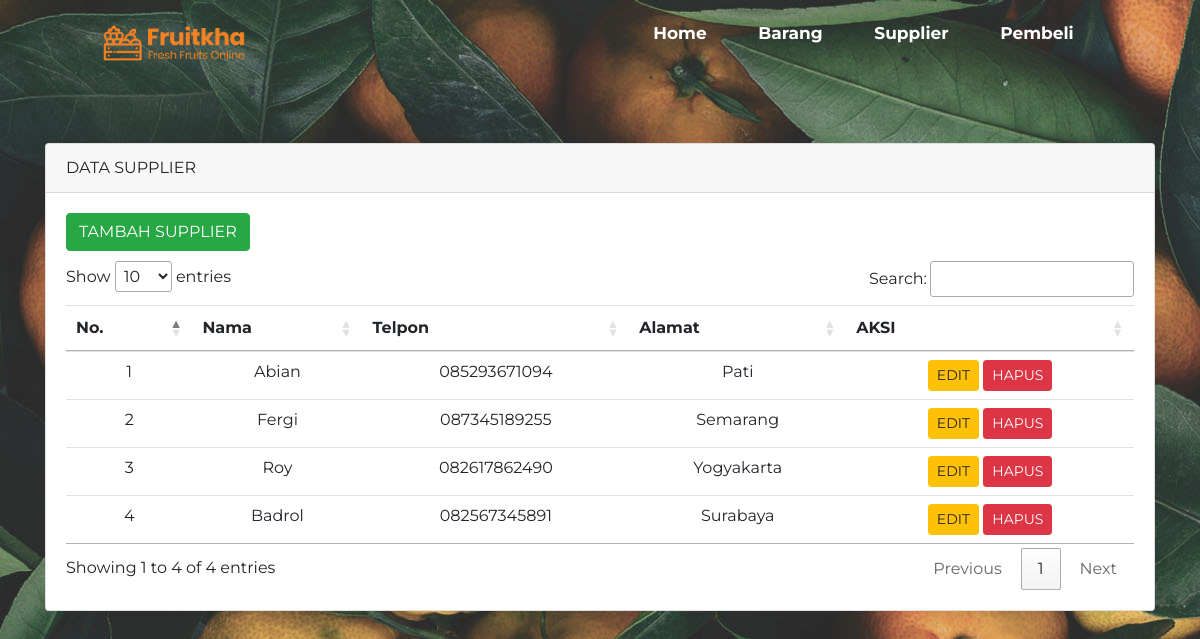
/Tugas-Fergi/supplier/index.php, run on the app's committed database.
### tables this page shows
CREATE TABLE `supplier` (
  `id_supplier` int(11) NOT NULL,
  `nama_supplier` varchar(30) NOT NULL,
  `no_telp` char(13) DEFAULT NULL,
  `alamat` varchar(100) DEFAULT NULL
);

### Tugas-Fergi/supplier/index.php (the view, shortened to what this page needs)
<?php
include '../koneksi.php';
$query = mysqli_query($conn, "SELECT * FROM supplier");
?>
<!DOCTYPE html>
<html lang="en">
<head>
    <link rel="stylesheet" href="https://unpkg.com/swiper@8/swiper-bundle.min.css" />
    <link rel="stylesheet" href="https://use.fontawesome.com/releases/v5.15.4/css/all.css">
    <link rel="stylesheet" href="https://stackpath.bootstrapcdn.com/bootstrap/4.4.1/css/bootstrap.min.css">
    <link rel="stylesheet" href="//cdn.datatables.net/1.10.20/css/jquery.dataTables.min.css">
    <link rel="stylesheet" href="../style.css">
</head>
<body>
    <div class="container">
        <nav>
            <img src="../img/logo.png" alt="" width="150px">
            <ul>
                <li><a href="../index.php">Home</a></li>
                <li><a href="../barang/index.php">Barang</a></li>
                <li><a href="index.php">Supplier</a></li>
                <li><a href="../pembeli/index.php">Pembeli</a></li>
            </ul>
        </nav>
    </div>
    <div class="container" style="margin-top: 80px">
        <div class="row">
            <div class="col-md-12">
                <div class="card">
                    <div class="card-header">
                        DATA SUPPLIER
                    </div>
                    <div class="card-body">
                        <button type="button" class="btn btn-md btn-success" data-toggle="modal" data-target="#tambah" style="margin-bottom: 10px">TAMBAH SUPPLIER</button>
                        <table class="table table-hover text-center" id="Table">
                            <thead>
                                <tr>
                                    <th scope="col">No.</th>
                                    <th scope="col">Nama</th>
                                    <th scope="col">Telpon</th>
                                    <th scope="col">Alamat</th>
                                    <th scope="col">AKSI</th>
                                </tr>
                            </thead>
                            <tbody>
                                <?php
                                $no = 1;
                                while ($row = mysqli_fetch_array($query)) {
                                ?>
                                    <tr>
                                        <td><?php echo $no++ ?></td>
                                        <td><?php echo $row['nama_supplier'] ?></td>
                                        <td><?php echo $row['no_telp'] ?></td>
                                        <td><?php echo $row['alamat'] ?></td>
                                        <td class="text-center">
                                            <a href="#" class="btn btn-sm btn-warning" data-toggle="modal" name="edit" data-target="#edit<?= $no ?>">EDIT</a>
                                            <a href="#" class="btn btn-sm btn-danger"data-toggle="modal" name="hapus" data-target="#hapus<?= $no ?>">HAPUS</a>
                                        </td>
                                    </tr>
                                <?php } ?>
                            </tbody>
                        </table>
                    </div>
                </div>
            </div>
        </div>
    </div>
</body>
</html>

### Tugas-Fergi/style.css (style rules this page uses)
* { padding: 0%; margin: 0; font-family: 'Montserrat', sans-serif; }
body { background-image: url("img/hero-bg.jpg"); }
nav { width: 90%; margin: auto; padding-top: 20px; display: flex; justify-content: space-between; align-items: center; }
nav ul { display: flex; list-style-type: none; }
nav ul li { margin:0 5px; }
nav ul a { text-decoration: none; padding: 0.3rem 1.3rem; font-size: 17px; font-weight: bold; color: #fff; position: relative; z-index: 1; }
nav ul a::after { content: ""; width: 0%; height: 100%; position: absolute; top:0; left:0px; border-radius: 20px; background-color: #9fe173; z-index: -1; transition: 0.5s; }

### data on the page
supplier: nama_supplier "Abian", no_telp "085293671094", alamat "Pati"
supplier: nama_supplier "Fergi", no_telp "087345189255", alamat "Semarang"
supplier: nama_supplier "Roy", no_telp "082617862490", alamat "Yogyakarta"
supplier: nama_supplier "Badrol", no_telp "082567345891", alamat "Surabaya"
